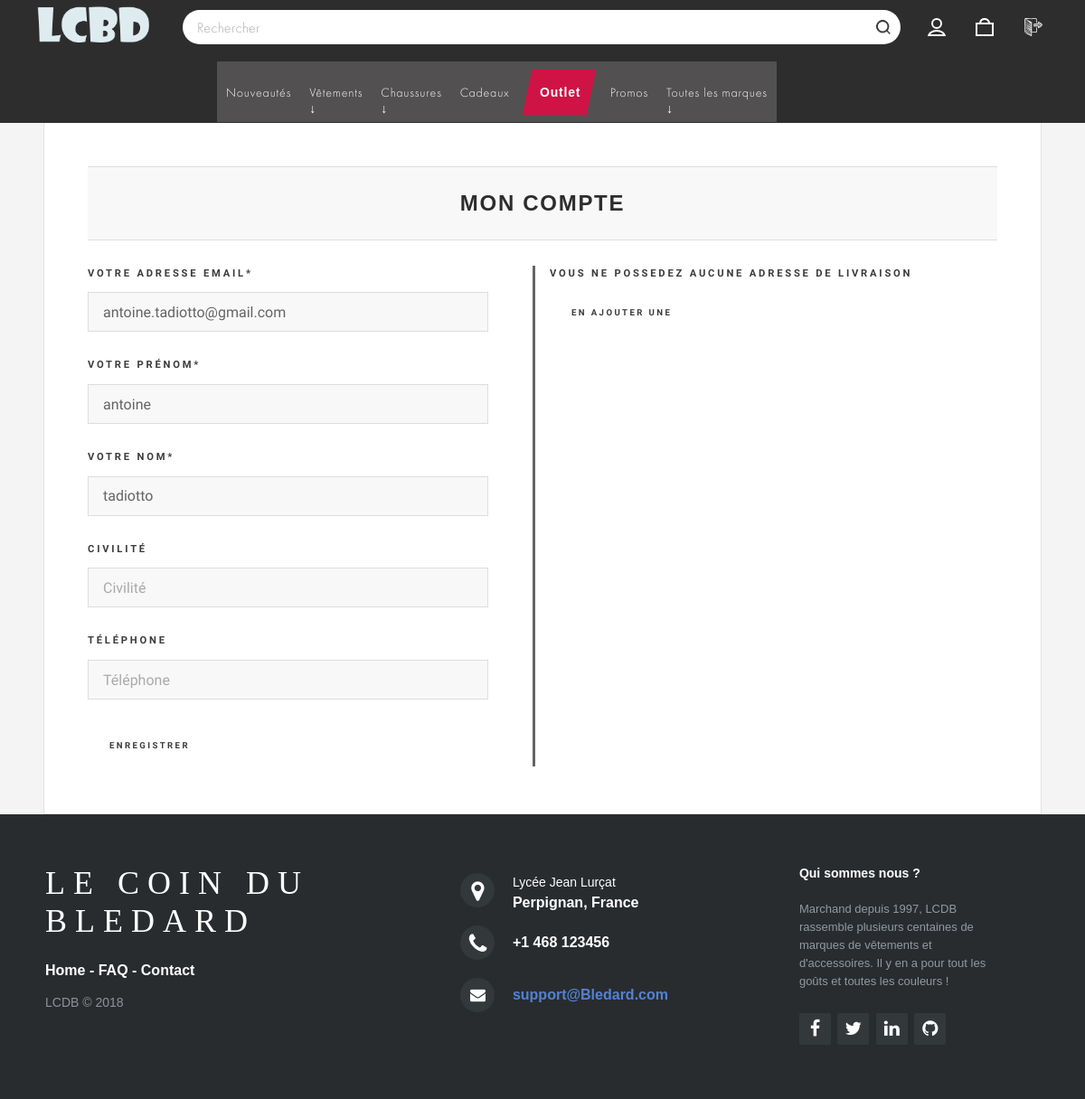
Screenshot of /profil.php (signed in) with the database file from the repository.
### tables this page shows
CREATE TABLE `client` (
  `id_client` int(11) NOT NULL,
  `email_client` varchar(255) NOT NULL,
  `nom_affichage` varchar(255) NOT NULL,
  `mot_de_passe` varchar(255) NOT NULL,
  `civilite` int(11) DEFAULT NULL,
  `nom_client` varchar(255) NOT NULL,
  `prenom_client` varchar(255) NOT NULL,
  `telephone_client` varchar(255) DEFAULT NULL,
  `id_question` int(11) DEFAULT NULL,
  `reponse` varchar(255) DEFAULT NULL,
  `datecreation_client` date NOT NULL,
  `administrateur` int(1) NOT NULL DEFAULT '0'
);

### profil.php (the view, shortened to what this page needs)
<?php include ('inc/bdd.php'); ?>
<?php
$id_client = $_SESSION['id_client'];
$req_client = $bdd->prepare('SELECT * FROM client WHERE id_client = ? LIMIT 1');
$req_client->execute(array($id_client));
$result_client = $req_client->fetch();
$adrpardef = $bdd->prepare("SELECT * FROM adresseclient WHERE id_client = ? AND adressedefaut_adresseclient = 1 LIMIT 1");
$adrpardef->execute(array($id_client));
$adrexist = $adrpardef->rowCount();
?>
        <?php include ('inc/header.php') ?>
        <link rel="stylesheet" href="assets/css/index.css" />
        <div id="wrapper">
        <div id="main">
          <article class="post">
            <section id="category-banner-wrapper" class="sect_titre">
              <h1 class="style_titre">Mon compte</h1>
            </section>
            <div class="primary">
              <br>
              <?php if(empty($_GET['adrlivr'])){ ?>
                <div class="row">
                  <div class="col-md-6 col-sm-6" style="border-right: solid;">
                    <h4>Votre adresse email*</h4>
                    <input type="text" placeholder="Adresse email" value="<?php echo $result_client['email_client'] ?>" name="" style="width:90%;">
                    <br>
                    <h4>Votre prénom*</h4>
                    <input type="text" placeholder="Prénom" value="<?php echo $result_client['prenom_client'] ?>" name="" style="width:90%;">
                    <br>
                    <h4>Votre nom*</h4>
                    <input type="text" placeholder="Nom" value="<?php echo $result_client['nom_client'] ?>" name="" style="width:90%;">
                    <br>
                    <h4>Civilité</h4>
                    <input type="text" placeholder="Civilité" value="<?php echo $result_client['civilite'] ?>" name="" style="width:90%;">
                    <br>
                    <h4>Téléphone</h4>
                    <input type="text" placeholder="Téléphone" value="<?php echo $result_client['telephone_client'] ?>" name="" style="width:90%;">
                    <br>
                    <button type="submit" name="">Enregistrer</button>
                  </div>
                  <div class="col-md-6 col-sm-6">
                    <?php if($adrexist != 0){
                      $result_adr = $adrpardef->fetch();?>
                      <h4>Adresse de livraison par défaut</h4>
                      <table>
                         <tr>
                             <th>Nom complet</th>
                             <td><?php echo $result_adr['nomcomplet_adresseclient'] ?></td>
                         </tr>
                         <?php if(!empty($result_adr['societe_adresseclient'])){ ?>
                           <tr>
                               <th>Societe(optionel)</th>
                               <td><?php echo $result_adr['societe_adresseclient'] ?></td>
                           </tr>
                         <?php } ?>
                         <tr>
                             <th>Adresse</th>
                             <td><?php echo $result_adr['libelle_adresseclient'] ?></td>
                         </tr>
                         <tr>
                             <th>Pays</th>
                             <td><?php echo $result_adr['pays_adresseclient'] ?></td>
                         </tr>
                         <tr>
                             <th>Etat / Province</th>
                             <td><?php echo $result_adr['etatprovince_adresseclient'] ?></td>
                         </tr>
                         <tr>
                             <th>Ville</th>
                             <td><?php echo $result_adr['ville_adresseclient'] ?></td>
                         </tr>
                         <tr>
                             <th>Code postal</th>
                             <td><?php echo $result_adr['codepostal_adresseclient'] ?></td>
                         </tr>
                      </table>
                      <a href="profil.php?adrlivr=1"><button type="submit">Modifier</button></a>
                    <?php } else { ?>
                      <h4>Vous ne possedez aucune adresse de livraison</h4>
                      <a href="profil.php?adrlivr=1"><button type="submit">En ajouter une</button></a>
                    <?php } ?>
                  </div>
                </div>
              <?php } else {
                if($_GET['adrlivr']==1){
                  if($adrexist != 0){
                    $result_adr = $adrpardef->fetch();?>
                  <h4>Modifier votre adresse de livraison</h4>
                  <form id="form" method="POST" action="#">
                  <label>Nom complet*</label>
                  <input type="text" name="nomcomplet_livr" placeholder="Prenom + Nom" value="<?php echo $result_adr['nomcomplet_adresseclient'] ?>"/>
                  <br>
                  <label>Societe(optionel)</label>
                  <input type="text" name="Societe" placeholder="Société" value="<?php echo $result_adr['societe_adresseclient'] ?>"/>
                  <br>
                  <label>Adresse*</label>
                  <input type="text" name="Adresse" placeholder="Adresse" value="<?php echo $result_adr['libelle_adresseclient'] ?>"/>
                  <br>
                  <label>Pays*</label>
                  <select name="Pays">
                  <option value ="<?php echo $result_adr['pays_adresseclient'] ?>"><?php echo $result_adr['pays_adresseclient'] ?></option>
                  </select>
                  <br>
                  <label>Etat / Province*</label>
                  <select name="etat_province">
                  <option value ="<?php echo $result_adr['etatprovince_adresseclient'] ?>"><?php echo $result_adr['etatprovince_adresseclient'] ?></option>
                  </select>
                  <br>
                  <label>Ville*</label>
                  <input type="text" name="Ville" placeholder="Ville" value="<?php echo $result_adr['ville_adresseclient'] ?>"/>
                  <br>
                  <label>Code Postal*</label>
                  <input type="text" name="Cp" placeholder="Code Postal" value="<?php echo $result_adr['codepostal_adresseclient'] ?>"/>
                  </br>
                  <input style="font-size: 22px;" type="submit" name="modif_livr"/>
                </form>
              <?php } else {?>
                <h4>Ajoutez une adresse de livraison</h4>
                <form id="form" method="POST" action="#">
                <label>Prénom*</label>
                <input type="text" name="Prenom_livr" placeholder="Prenom"/>
                <br>
                <label>Nom*</label>
                <input type="text" name="Nom_livr" placeholder="Nom"/>
                <br>
                <label>Societe(optionel)</label>
                <input type="text" name="Societe" placeholder="Société"/>
                <br>
                <label>Adresse*</label>
                <input type="text" name="Adresse" placeholder="Adresse"/>
                <br>
                <label>Pays*</label>
                <select name="Pays">
                <option value ="France">France</option>
                </select>
                <br>
                <label>Etat / Province*</label>
                <select name="etat_province">
                <option value ="Occitanie">Occitanie</option>
                </select>
                <br>
                <label>Ville*</label>
                <input type="text" name="Ville" placeholder="Ville"/>
                <br>
                <label>Code Postal*</label>
                <input type="text" name="Cp" placeholder="Code Postal"/>
                </br>
                <input style="font-size: 22px;" type="submit" name="ajout_livr"/>
              </form>
              <?php } } else { ?>
                <h4>Une erreur est survenue !</h4>
              <?php } } ?>
            </div>
          </article>
          <?php include ('inc/footer.php') ?>

### assets/css/header.css (style rules this page uses)
a { color: none!important; text-decoration: none!important; }
body, html { height: 100% }
body { margin: 0; padding: 0; position: relative }

### assets/css/index.css (style rules this page uses)
a { border-bottom: none; }
.primary { box-sizing: border-box; width: 100%; padding: 0 12px 36px; }
.sect_titre { padding: 0; margin: 0 auto; position: relative; border-top: 1px solid #ddd; border-bottom: 1px solid #ddd; }
.style_titre { color: #2d2d2d; font-family: futura-pt,sans-serif; font-size: 24px; letter-spacing: 1.7px; font-weight: 700; box-sizing: border-box; background-color: #f8f8f8; height: 80px; margin: 0; display: -webkit-box; display: -webkit-flex; display: -ms-flexbox; display: flex; -webkit-box-align: center; -webkit-align-items: center; -ms-flex-align: center; align-items: center; -webkit-box-pack: center; -webkit-justify-content: center; -ms-flex-pack: center; justify-content: center; padding: 12px; }
.style_titre, .sect_titre { text-align: center; width: 100%; }
@media (min-width: 768px) { .primary { padding: 0 0 36px; } }

### rows the page displays
client: email_client "antoine.tadiotto@gmail.com", prenom_client "antoine", nom_client "tadiotto"
